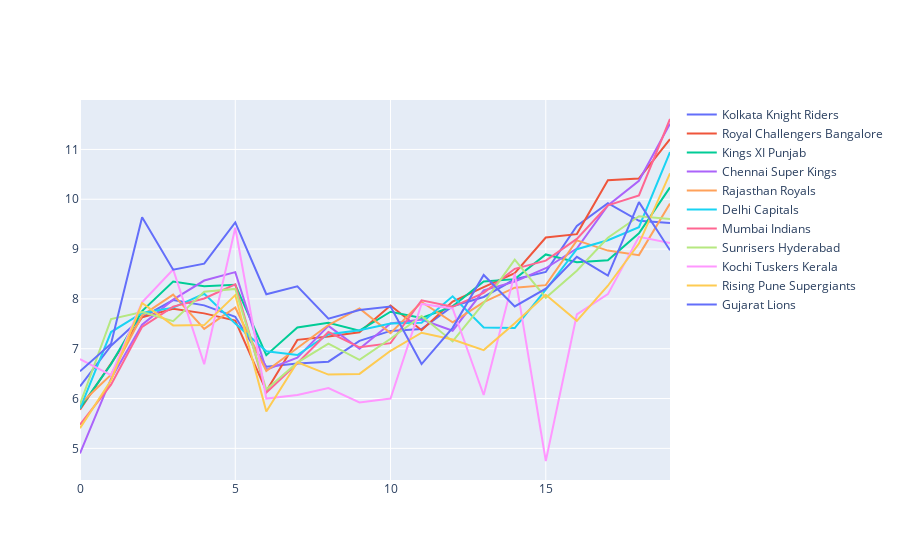

Notebook code cell kept with this figure:
### Markdown cell above
# Runs Per over by the individual Teams

### Code cell
runs_per_over = players.pivot_table(index=['over'],columns='batting_team',values='total_runs',aggfunc=np.sum)
runs_per_over.reset_index(inplace=True)
number_of_over = players.pivot_table(index=['over'],columns='batting_team',aggfunc='size')
number_of_over.reset_index(inplace=True)

a = players.batting_team.unique().tolist();

fig = go.Figure()
layout = go.Layout(
   {
      "title":"Top Most Dismissal Kind",
   }
)

for i in a:
    fig.add_trace(go.Scatter(x=runs_per_over['over'],y = (runs_per_over[i]/number_of_over[i])*6,name=i))
    
iplot(fig)

### Figure 1 — Plotly figure (JSON) as saved in the notebook; plotly's stock layout.template omitted (floating-point values rounded to 4 significant figures)
{"data": [{"name": "Kolkata Knight Riders", "type": "scatter", "x": [0, 1, 2, 3, 4, 5, 6, 7, 8, 9, 10, 11, 12, 13, 14, 15, 16, 17, 18, 19], "y": [6.245, 7.06, 7.63, 7.976, 7.871, 7.64, 6.638, 6.704, 6.74, 7.158, 7.358, 7.395, 7.853, 8.039, 8.394, 8.541, 9.463, 9.922, 9.567, 9.522]}, {"name": "Royal Challengers Bangalore", "type": "scatter", "x": [0, 1, 2, 3, 4, 5, 6, 7, 8, 9, 10, 11, 12, 13, 14, 15, 16, 17, 18, 19], "y": [5.778, 6.715, 7.631, 7.803, 7.709, 7.565, 6.153, 7.178, 7.246, 7.331, 7.867, 7.371, 7.946, 8.238, 8.515, 9.232, 9.3, 10.38, 10.42, 11.21]}, {"name": "Kings XI Punjab", "type": "scatter", "x": [0, 1, 2, 3, 4, 5, 6, 7, 8, 9, 10, 11, 12, 13, 14, 15, 16, 17, 18, 19], "y": [5.809, 6.691, 7.755, 8.347, 8.255, 8.282, 6.871, 7.426, 7.519, 7.363, 7.743, 7.616, 7.849, 8.348, 8.397, 8.892, 8.734, 8.774, 9.318, 10.24]}, {"name": "Chennai Super Kings", "type": "scatter", "x": [0, 1, 2, 3, 4, 5, 6, 7, 8, 9, 10, 11, 12, 13, 14, 15, 16, 17, 18, 19], "y": [4.898, 6.398, 7.484, 7.986, 8.368, 8.537, 6.578, 6.818, 7.458, 6.998, 7.507, 7.588, 7.362, 8.172, 8.346, 8.616, 9.011, 9.877, 10.37, 11.52]}, {"name": "Rajasthan Royals", "type": "scatter", "x": [0, 1, 2, 3, 4, 5, 6, 7, 8, 9, 10, 11, 12, 13, 14, 15, 16, 17, 18, 19], "y": [5.887, 6.477, 7.668, 8.086, 7.399, 7.828, 6.552, 7.009, 7.476, 7.81, 7.314, 7.937, 7.531, 7.935, 8.226, 8.276, 9.176, 8.97, 8.879, 9.912]}, {"name": "Delhi Capitals", "type": "scatter", "x": [0, 1, 2, 3, 4, 5, 6, 7, 8, 9, 10, 11, 12, 13, 14, 15, 16, 17, 18, 19], "y": [5.799, 7.335, 7.718, 7.825, 8.102, 7.504, 6.948, 6.872, 7.291, 7.369, 7.504, 7.523, 8.051, 7.425, 7.415, 8.184, 8.997, 9.176, 9.439, 10.95]}, {"name": "Mumbai Indians", "type": "scatter", "x": [0, 1, 2, 3, 4, 5, 6, 7, 8, 9, 10, 11, 12, 13, 14, 15, 16, 17, 18, 19], "y": [5.475, 6.279, 7.439, 7.846, 8.009, 8.292, 6.12, 6.709, 7.335, 7.028, 7.112, 7.972, 7.842, 8.123, 8.604, 8.768, 9.204, 9.877, 10.08, 11.61]}, {"name": "Sunrisers Hyderabad", "type": "scatter", "x": [0, 1, 2, 3, 4, 5, 6, 7, 8, 9, 10, 11, 12, 13, 14, 15, 16, 17, 18, 19], "y": [5.885, 7.595, 7.738, 7.552, 8.143, 8.201, 6.182, 6.72, 7.104, 6.776, 7.201, 7.657, 7.147, 7.916, 8.789, 8.024, 8.566, 9.229, 9.659, 9.604]}, {"name": "Kochi Tuskers Kerala", "type": "scatter", "x": [0, 1, 2, 3, 4, 5, 6, 7, 8, 9, 10, 11, 12, 13, 14, 15, 16, 17, 18, 19], "y": [6.791, 6.472, 7.931, 8.591, 6.69, 9.429, 6, 6.071, 6.212, 5.923, 6, 7.899, 7.807, 6.071, 8.506, 4.746, 7.688, 8.095, 9.246, 9.12]}, {"name": "Rising Pune Supergiants", "type": "scatter", "x": [0, 1, 2, 3, 4, 5, 6, 7, 8, 9, 10, 11, 12, 13, 14, 15, 16, 17, 18, 19], "y": [5.405, 6.369, 7.917, 7.468, 7.474, 8.077, 5.741, 6.727, 6.481, 6.495, 6.959, 7.321, 7.184, 6.973, 7.51, 8.083, 7.559, 8.264, 9.111, 10.52]}, {"name": "Gujarat Lions", "type": "scatter", "x": [0, 1, 2, 3, 4, 5, 6, 7, 8, 9, 10, 11, 12, 13, 14, 15, 16, 17, 18, 19], "y": [6.548, 7.099, 9.639, 8.585, 8.707, 9.535, 8.094, 8.254, 7.602, 7.778, 7.846, 6.692, 7.419, 8.48, 7.849, 8.207, 8.846, 8.469, 9.943, 8.976]}], "layout": {}}
